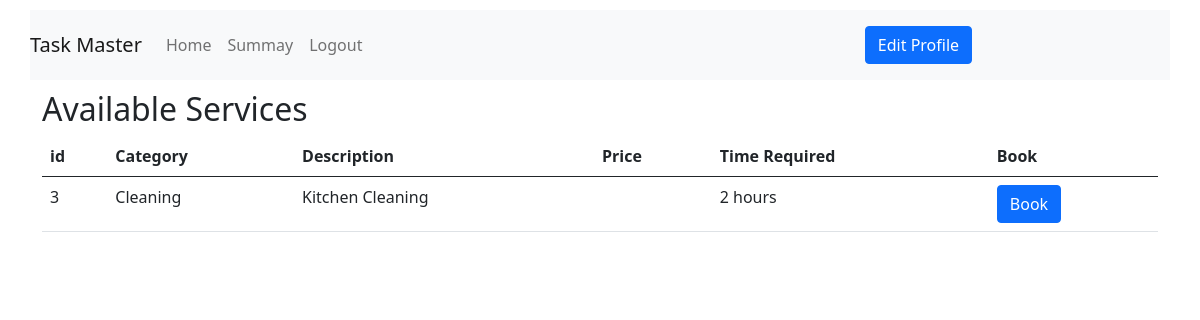
Page /costumer_dashboard/cleaning on the earlier database version.
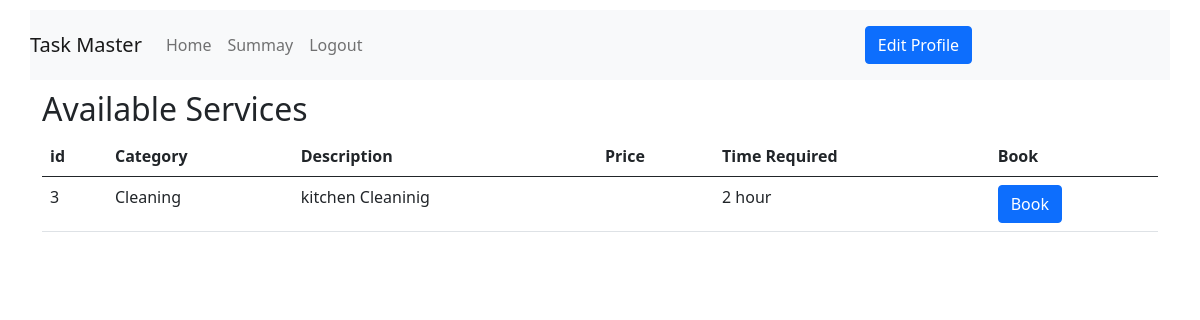
Same page on the later database version.
### backend/models.py (models this page shows)
class Service(db.Model):
    __tablename__="service"
    id=db.Column(db.Integer,primary_key=True)
    name=db.Column(db.String,nullable=False)
    price=db.Column(db.String,nullable=False)
    time_required=db.Column(db.String,nullable=False)
    Description=db.Column(db.String)
    Service_request=db.relationship("Service_request",backref="service",lazy=True)

### backend/controllers.py (the view)
@app.route('/costumer_dashboard/cleaning')
def cleannig():
    cleaning_services=Service.query.filter_by(name='Cleaning').all()
    available_professionals = Professional.query.filter_by(
        service='Cleaning',
        is_approved=True,
        is_active=True
    ).first()
    if not available_professionals:
        flash('No service professionals are currently available for Cleaning Service at this moment. Please try again later.')
        return redirect(url_for('costumer_dashboard'))
    return render_template('/costumer/cleaning.html',services=cleaning_services)

### templates/costumer/cleaning.html (shortened to what this page needs)
{% extends 'layout2.html'%}
{%block content%}
<h2>Available Services</h2>
<table class="table">
      <tr>
        <th scope="col">id</th>
        <th scope="col">Category</th>
        <th scope="col">Description</th>
        <th scope="col">Price</th>
        <th scope="col">Time Required</th>
        <th scope="col">Book</th>
      </tr>
    <tbody>
      {%for service in services%}
      <tr>
      <td>{{service.id}}</td>
      <td>{{service.name}}</td>
      <td>{{service.Description}}</td>
      <td>{{service.Price}}</td>
      <td>{{service.time_required}}</td>
      <td>
        <a href="{{ url_for('book_service', service_id=service.id) }}" class="btn btn-primary">Book</a>
      </td></tr>
      {%endfor%}
    </tbody>
  </table>
{%endblock%}

Differences in the rows shown:
changed Service "Cleaning": Description "Kitchen Cleaning" → "kitchen Cleaninig"; time_required "2 hours" → "2 hour"
